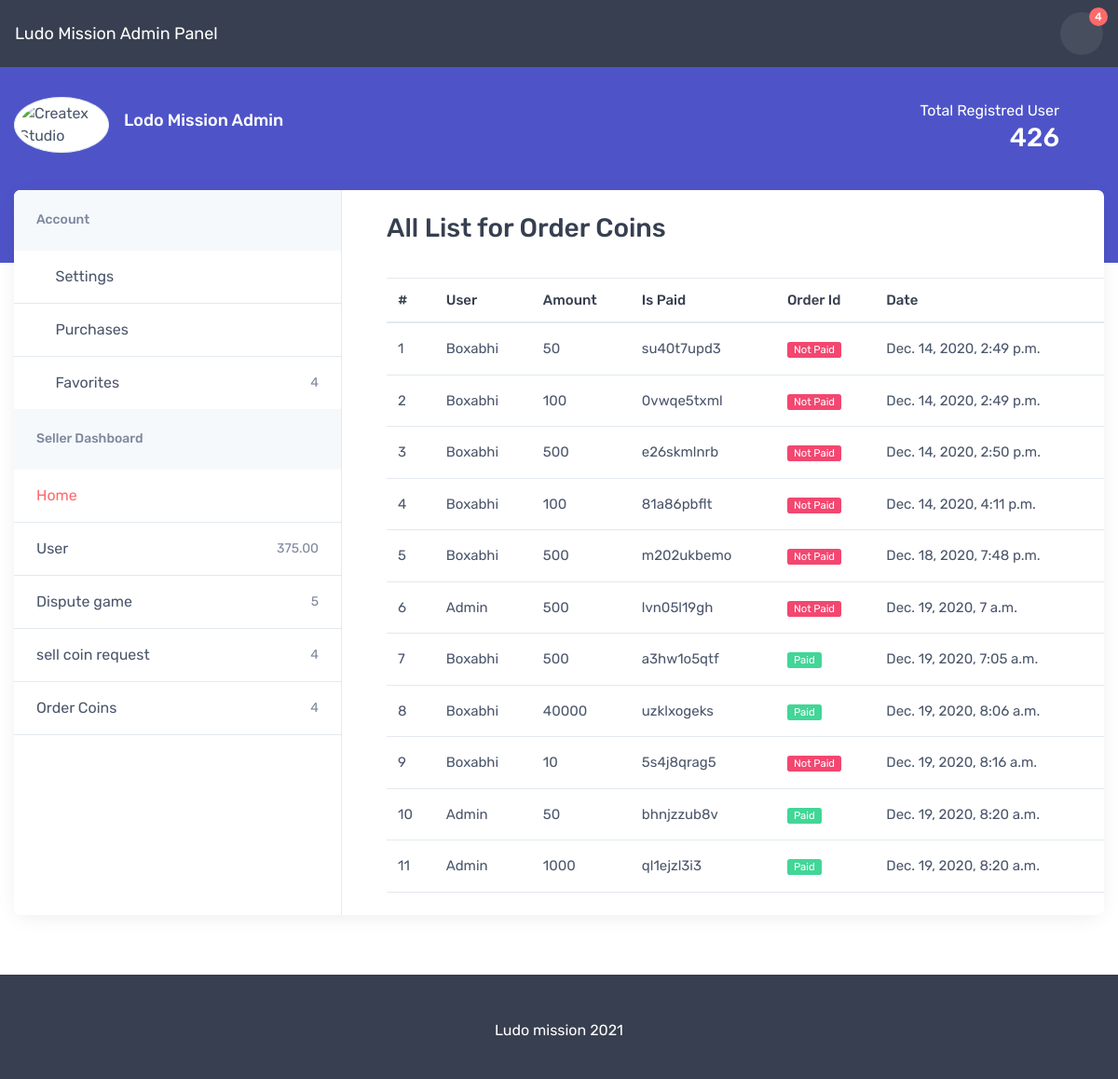
/paneladmin/order_coins, run on the app's committed database.
### transaction/models.py (models this page shows)
class OrderCoins(models.Model):
    user = models.ForeignKey(User, related_name="OrderCoins" , on_delete=models.CASCADE)
    amount = models.IntegerField()
    order_id = models.CharField(max_length=100)
    reference_id = models.CharField(max_length=500 , blank=True)
    status = models.BooleanField(default=False)
    created_at = models.DateTimeField(auto_now_add=True)

### adminpanel/views.py (the view)
# urls.py: path('order_coins' , total_purchase  , name="order_coins")
def total_purchase(request):
    objects  = OrderCoins.objects.all()
    paginator  = Paginator(objects, 20)
    page  = request.GET.get('page' , 1)
    try:
        page_obj = paginator.page(page)
    except PageNotAnInteger:
        page_obj = paginator.page(1)
    except EmptyPage:
        page_obj= paginator.page(paginator.num_pages)
    context = {'order_coins'  : objects , 'page_obj': page_obj}
    print(page_obj)
    return render(request, 'admin/total_purchase.html' , context)

### templates/admin/total_purchase.html (shortened to what this page needs)
{% extends "admin/base.html" %}
{% block start %}
<section class="col-lg-8">
    <h3 class="pt-4 pb-4">All List for Order Coins</h3>
    <div class="table-responsive font-size-md">
        <table class="table table-hover mb-0">
            <thead>
                <tr>
                    <th> #</th>
                    <th>User</th>
                    <th>Amount</th>
                    <th> Is Paid</th>
                    <th> Order Id</th>
                    <th>Date</th>
                </tr>
            </thead>
            <tbody>
                {% for order_coin in page_obj  %}
                <tr>
                    <td class="py-3 align-middle">{{forloop.counter}}</td>
                    <td class="py-3 align-middle text-capitalize">{{order_coin.user.username}}</td>
                    <td class="py-3 align-middle">{{order_coin.amount}}</td>
                    <td class="py-3 align-middle">{{order_coin.order_id}}</td>
                    <td class="py-3 align-middle">
                        {% if order_coin.status %}
                        <span class="badge badge-success m-0">Paid</span>
                        {%  else %}
                        <span class="badge badge-danger m-0">Not Paid</span>
                        {% endif %}
                    </td>
                    <td class="py-3 align-middle">{{order_coin.created_at}}</td>
                </tr>
                {% endfor %}
            </tbody>
        </table>
    </div>
    <hr class="pb-4">
</section>
{% endblock %}

### data on the page
OrderCoins: user.username "Boxabhi", amount "50", order_id "su40t7upd3", status "Not Paid", created_at "Dec. 14, 2020, 2:49 p.m."
OrderCoins: user.username "Boxabhi", amount "100", order_id "0vwqe5txml", status "Not Paid", created_at "Dec. 14, 2020, 2:49 p.m."
OrderCoins: user.username "Boxabhi", amount "500", order_id "e26skmlnrb", status "Not Paid", created_at "Dec. 14, 2020, 2:50 p.m."
OrderCoins: user.username "Boxabhi", amount "100", order_id "81a86pbflt", status "Not Paid", created_at "Dec. 14, 2020, 4:11 p.m."
OrderCoins: user.username "Boxabhi", amount "500", order_id "m202ukbemo", status "Not Paid", created_at "Dec. 18, 2020, 7:48 p.m."
OrderCoins: user.username "Admin", amount "500", order_id "lvn05l19gh", status "Not Paid", created_at "Dec. 19, 2020, 7 a.m."
OrderCoins: user.username "Boxabhi", amount "500", order_id "a3hw1o5qtf", status "Paid", created_at "Dec. 19, 2020, 7:05 a.m."
OrderCoins: user.username "Boxabhi", amount "40000", order_id "uzklxogeks", status "Paid", created_at "Dec. 19, 2020, 8:06 a.m."
OrderCoins: user.username "Boxabhi", amount "10", order_id "5s4j8qrag5", status "Not Paid", created_at "Dec. 19, 2020, 8:16 a.m."
OrderCoins: user.username "Admin", amount "50", order_id "bhnjzzub8v", status "Paid", created_at "Dec. 19, 2020, 8:20 a.m."
OrderCoins: user.username "Admin", amount "1000", order_id "ql1ejzl3i3", status "Paid", created_at "Dec. 19, 2020, 8:20 a.m."
